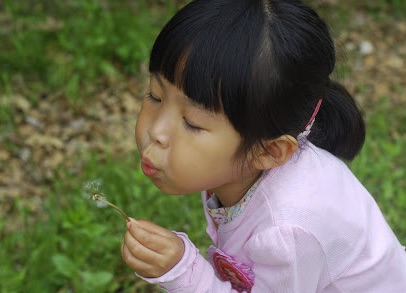
#> input picture EX_VISION/Data/Image/girl.jpg, 406 x 293 px; the run also reads 1 picture not shown here
$ jupyter execute 'work_1218_김힘찬.ipynb'
#> lines starting #> are read from the running program, lines starting #| are printed output that depends on the picture
#### 3-1-1. 이미자와 Numpy

[cell 1]
#Opencv로 읽어들인 500 * 500 픽셀 이미지 정보를 담은 Numpy 배열의 속성정보 출력
import cv2
img = cv2.imread('../Data/Image/blank_500.jpg')
type(img)

[cell 2]
#ndarray = N-Dimensional Array(다차원 배열)
#이미지 = (행 x 열 x 채널)
#행, 열: 이미지의 크기(높이와 폭)
#채널: 컬러: 3개의 길이(파랑, 초록, 빨강)
#일반적으로 이미지를 읽었을 때 3차원 배열은 '높이 x 폭 x 3'의 형태이다.

print(img.ndim)
#| 3
print(img.shape)
#| (500, 500, 3)
print(img.size)
#| 750000

[cell 3]
#Numpy는 수 많은 데이터를 처리해야 하므로 데이터 타입을 지정하는 것이 효과적이다.
#최대값이 255인 0 이상의 정수이면서 부호 없는 8비트 : uint8 데이터타입!!
print(img.dtype)
#| uint8
print(img.itemsize)
#| 1

#### 3-1-2. Numpy 배열 생성

#### 3-1-3. 값으로 생성

[cell 4]
import numpy as np
a = np.array([1, 2, 3, 4])
a

[cell 5]
print(a.dtype)  #a: 리스트 항목이 모두 정수. int64로 자동 생성됨.
print(a.shape)

[cell 6]
b = np.array([[1, 2, 3, 4], [5, 6, 7, 8]])  #b: 2차원 리스트 ==> (2, 4)
b

[cell 7]
b.shape

[cell 8]
c = np.array([1, 2, 3.14, 4])  #c: 정수 + 소수점 있는 실수 ==> float.64
c

[cell 9]
c.dtype

[cell 10]
d = np.array([1, 2, 3, 4], dtype = np.float32)  #d: float32 타입으로 명시.
d

#데이터 타입 명시할 경우 아래와 같이도 가능!
#a = np.uint8([1, 2, 3, 4])

#### 3-1-4. 크기와 초기값으로 생성

[cell 11]
a = np.empty((2, 3))   #초기값이 제각각. a배열은 0에 가까운 수 6개로 이루어짐.
a

[cell 12]
print(a.dtype)

 - ndarray.fill(value): 배열의 모든 요소를 value로 채움.

[cell 13]
a.fill(255)
a

[cell 14]
#배열을 만들고 어떤 특정한 값으로 모든 요소를 초기화할 때: zeros(), ones(), full()
b = np.zeros((2, 3))
b

[cell 15]
b.dtype                                #데이터타입 미지정: float64형.

[cell 16]
c = np.zeros((2, 3), dtype = np.int8)   #데이터타입 지정.
c

[cell 17]
d = np.ones((2, 3), dtype = np.int16)
d

[cell 18]
e = np.full((2, 3, 4), 255, dtype = np.uint8)
e

[cell 19]
img = cv2.imread('../Data/Image/girl.jpg')
#> img is the input picture: shape (293, 406, 3); mean B, G, R 82.4, 104.7, 105.5
img

[cell 20]
img.shape
#> Out = (293, 406, 3)

[cell 21]
a = np.empty_like(img)
b = np.zeros_like(img)
c = np.ones_like(img)
d = np.full_like(img, 255)

[cell 22]
print(a)
#> (printed output is left out)
print(a.shape)
#| (293, 406, 3)

[cell 23]
print(b)
#> (printed output is left out)
print(b.shape)
#| (293, 406, 3)

[cell 24]
print(c)
#> (printed output is left out)
print(c.shape)
#| (293, 406, 3)

[cell 25]
print(d)
#> (printed output is left out)
print(d.shape)
#| (293, 406, 3)

#### 3-1-5. 시퀀스와 난수로 생성

[cell 26]
a = np.arange(5)
print(a)
print(a.dtype)
print(a.shape)

[cell 27]
#숫자 하나를 인자로 전달하면 0부터 시작하는 값을 순차적으로 갖는 1차원 배열 반환.
b = np.arange(5.0)
print(b)
print(b.dtype)
print(b.shape)

[cell 28]
#(시작값, 종료값, 증가폭)
c = np.arange(3, 9, 2)
c

[cell 29]
np.random.rand()

[cell 30]
np.random.randn()

[cell 31]
#난수로 이루어진 배열
a = np.random.rand(2, 3)
a

[cell 32]
b = np.random.randn(2, 3)
b

[cell 33]
#이미지 작업에 필요한 원하는 범위 내에서 난수를 발생하기 위해서는 브로드캐스팅, dtype변경이 필요한 경우가 많음.

#### 3-1-6. dtype 변경

[cell 34]
a = np.arange(5)
a

[cell 35]
a.dtype

[cell 36]
#1. astype
b = a.astype('float32')
b

[cell 37]
c = a.astype(np.float64)
c, c.dtype

[cell 38]
a.dtype

[cell 39]
#2. uintXX(array), floatXX(array), complexXX(array)
d = np.uint8(a)    #
d

#### 3-1-7. 차원 변경

[cell 40]
a = np.arange(6)
a

[cell 41]
b = a.reshape(2, 3) #a를 2행 3열로 바꾸는 작업.
b

[cell 42]
c = np.reshape(a, (2, 3)) #a를 2행 3열로 바꾸는 작업2.
c

[cell 43]
d = np.arange(100).reshape(2, -1) #-1 : 해당 차수는 크기를 지정하지 않겠으니, 나머지 차수를 이용해 알아서 계산하라.

[cell 44]
e = np.arange(100).reshape(-1, 5)
e, e.shape

[cell 45]
#어떤 배열을 1차원으로 재정렬.
f = np.zeros((2, 3))
f

[cell 46]
f.reshape((6,))

[cell 47]
f.reshape(-1)

[cell 48]
np.ravel(f)

[cell 49]
#전치행렬
g = np.arange(10).reshape(2, -1)
g

[cell 50]
g.T

#### 3-1-8. 브로드캐스팅 연산

[cell 51]
#ex. 0부터 9까지 있는 파이썬 리스트의 모든 항목을 1씩 증가시키는 방법 비교.

#1. for문 사용
list1 = list(range(10))

for i in range(len(list1)):
    list1[i] = list1[i] + 1

print(list1)

#2. Numpy broadcasting 연산
import numpy as np
a = np.arange(10)
print(a + 1)

[cell 52]
#numpy 배열과 scalar값 간의 여러가지 연산
print(a + 5)
print(a - 2)
print(a * 2)
print(a / 2)
print(a ** 2)

[cell 53]
b = np.arange(6).reshape(2, -1)
print(b * 2)

[cell 54]
#비교연산도 가능.
#조건식 연산을 하면 True, False를 갖는 배열이 생성됨.
a > 2

[cell 55]
#배열 간 연산도 가능.
a = np.arange(10, 60, 10)
b = np.arange(1, 6)
print(a)
print(b)
print(a+b)
print(a-b)
print(a*b)
print(a/b)
print(a ** b)

[cell 56]
#브로드캐스팅 불가한 경우.
a = np.ones((2, 3))
b = np.ones((3, 2))
# a + b

[cell 57]
a = np.ones((2, 3))
c = np.arange(3)   #1차원이라도 열 개수가 a와 같으면 연산 가능.
print(a)
print(c)
print(a+c)

[cell 58]
#1차원 배열이라고 해도 열의 개수가 맞지 않으면 실패한다.
d = np.arange(2)
# a + d

[cell 59]
#d의 모양을 바꾸면 열 단위 연산이 가능하다.
d = np.arange(2).reshape(2, 1)
print(d)
print(a+d)

#### 3-1-9.인덱싱과 슬라이싱

[cell 60]
#인덱스로 각 요소에 접근하기.
#배열의 차원에 따라 인덱스의 개수도 달라짐.

a = np.arange(10)
print(a, a[5])

b = np.arange(12).reshape(3, 4)
print(b, b[1], b[1, 2])  #1개의 인덱스만 쓰면 1개 행 모두가 선택됨.
                         #2개의 인덱스를 사용하여 열, 행 모두 지정해 주어야 1개의 요소만 선택됨.

[cell 61]
#값의 변경도 마찬가지. 인덱스를 하나만 지정하면 행 전체를 바꿔버린다.
print(a)
a[5] = 9
print(a)

print(b)
b[0] = 0
print(b)

b[1, 2] = 99
print(b)

[cell 62]
#인덱싱
a = np.arange(10)
print(a)

print(a[2:5])  #a[2], a[3], a[4]
print(a[5:])
print(a[:])

b = np.arange(12).reshape(3, 4)
print(b)
print(b[0:2, 1])
print(b[0:2, 1:3])
print(b[2, :])
print(b[:, 1])
b[0:2, 1:3] = 0
print(b)

[cell 63]
#slicing의 결과는 복제본이 아닌 원본이다.
#전체 배열 중 일부를 다른 변수에 할당할 때, 그것은 별도의 배열이 아니다.
#슬라이싱 해당 영역에 대한 참조일 뿐, 값의 변경은 원본에도 그대로 반영된다.
print(b)
bb = b[0:2, 1:3]
print()

print(bb)
bb[0] = 99
print()

print(b)

#복제본을 얻고싶다면 ndarray.copy()함수를 호출해야 함.
k = b.copy()
print(k)
k[0] = 7
print(k)
print(b)

#### 3-1-10. 팬시 인덱싱

[cell 64]
a = np.arange(5)
print(a)
print(a[[1, 3]])
print(a[[True, False, True, False, True]])

[cell 65]
#Numpy 배열에 비교 연산 ==> 각 element가 조건을 만족하는지 알 수 있음.
#boolean이 든 배열을 인덱스처럼 사용하면 True값 위치의 value들만 얻을 수 있다.
a = np.arange(10)
print(a)
b = a >5
print(b)
print(a[b])
print(a[a>5])
a[a>5] = 1
print(a)

[cell 66]
#위의 경우도 새로운 값을 지정하면 브로드캐스팅 연산으로 해당 요소들 모두의 값을 바꿀 수 있음.
b = np.arange(12).reshape(3, 4)
print(b)
print(b[[0, 2]])
print(b[[0, 2], [2, 3]])

#### 3-1-11. 병합과 분리

[cell 67]
a = np.arange(4).reshape(2, 2)
print(a)

b = np.arange(10, 14).reshape(2, 2)
print(b)

print(np.vstack((a, b)))
print(np.hstack((a, b)))
print(np.concatenate((a, b), 0))   #수직. axis = 0은 열 방향으로.
print(np.concatenate((a, b), 1))   #수평. axis = 1은 행 방향으로.

[cell 68]
a = np.arange(12).reshape(4, 3)
b = np.arange(10, 130, 10).reshape(4, 3)
print(a)
print(b)

c = np.stack((a, b), 0)       #기존 (4, 3)에서 새로운 축이 1번째에 추가됨 => (2, 4, 3)
print(c.shape)
print(c)

[cell 69]
d = np.stack((a, b), 1)     #기존 (4, 3)에서 새로운 축이 1번째에 추가됨 => (4, 2, 3)
print(d.shape)
print(d)

e = np.stack((a, b), 2)     #기존 (4, 3)에서 새로운 축이 2번째에 추가됨 => (4, 3, 2)
print(e.shape)
print(e)

ee = np.stack((a, b), -1)   #기존 (4, 3)에서 새로운 축이 마지막 축 번호(2)에 추가됨 => (4, 2, 3)
print(ee.shape)
print(e)

[cell 70]
a = np.arange(12)              #a는 1차원 배열.
print(a)
print(np.hsplit(a, 3))         #배열을 3개로 쪼갠다.
print(np.hsplit(a, [3, 6]))    #3과 6을 배열로 표시. 즉 [0:3], [3:6], [6:]의 세 덩이로 나눈다.
print(np.hsplit(a, [3, 6, 9])) #3, 6, 9를 배열로 표시. [0:3], [3:6], [6:9], [9:]의 네 덩이로 나눈다.
print(np.split(a, 3, 0))       #a는 1차원이므로 축 번호는 0 뿐이다. hsplit(a, 3)과 결과 동일.
print(np.split(a, [3, 6, 9], 0)) #hsplit(a, [3, 6, 9])과 결과 동일.

[cell 71]
b = np.arange(12).reshape(4, 3)   #b는 2차원 배열.
print(b)
print(np.vsplit(b, 2))            #4행짜리 배열을 2개로 쪼갠다.
print(np.split(b, 2, 0))          #vsplit(b, 2)과 결과 같음.
print(np.hsplit(b, [1]))          #3열짜리이므로 2로 나눌 순 없다. #[1] ==> [1:] #indice에 1을 주면 b와 똑같은 결과를 반환함.
print(np.split(b, [1], 1))

#### 3-1-12. 검색

[cell 72]
#1차원 배열에서의 검색
a = np.arange(10, 20)
print(a)
print(np.where(a>15))         #조건에 맞는 인덱스를 배열로 반환.
print(np.where(a>15, 1, 0))   #기존 배열은 변경 X.
print(a)

[cell 73]
print(a)
print(np.where(a>15, 99, a)) #기존 배열은 변경 X.
print(np.where(a>15, a, 0))  #기존 배열은 변경 X.
print(a)

[cell 74]
#다차원 배열에서의 검색
b = np.arange(12).reshape(3, 4)
print(b)

coords = np.where(b>6)
print(coords)          #수직으로 나눠진 1차원 배열 형태 2개를 반환. 행 번호와 열 번호가 따로 담긴 배열들.
print(np.stack((coords[0], coords[1]), -1))  #새로운 축(2차원)으로 배열 병합

[cell 75]
#배열 중 0이 아닌 요소 찾기.
#np.nonzero() ==> 0이 아닌 값이 있는 인덱스 반환.
z = np.array([0,1,2,0,1,2])
print(np.nonzero(z))

zz = np.array([[0,1,2], [1,2,0], [2,0,1]])
print(zz)

coords = np.nonzero(zz)
print(coords)

print(np.stack((coords[0], coords[1]), -1))

[cell 76]
#nonzero()함수는 Trur, False의 boolean값에 대해서는 False를0으로 간주함.
#이를 이용해, numpy.where()함수처럼 조건을 만족하는 요소의 인덱스를 찾을 수도 있음.
print(a)
print(np.nonzero(a>15))
print(np.where(a>15))
print()
print(b)
print(np.nonzero(b>6))

[cell 77]
#all(): 배열의 모든 요소가 참 또는 거짓인지 확인.
t = np.array([True, True, True])
print(np.all(t))
t[1] = False
print(t)
print(np.all(t))   #한 원소라도 거짓이면 False

[cell 78]
tt = np.array([[True, True], [False, True], [True, True]])
print(tt)
print(np.all(tt, 0))   #축 인자(0, 1)를 지정하면 해당 축을 기준으로 True를 만족하는지 반환함.
print(np.all(tt, 1))

[cell 79]
#numpy.all()과 numpy.where()를 이용하여 2개의 배열이 서로 같은지 다른지, 어느 항목이 다른지 찾을 수 있음.

a = np.arange(10)
b = np.arange(10)
print(a)
print(b)
print(a==b)
print(np.all(a==b))

b[5] = -1
print(a)
print(b)

print(np.all(a==b))      #서로 같은 값으로 채워졌는지 확인.  #배열에 들어있는 값 뿐만 아니라 순서까지 같아야 True.
print(np.where(a==b))    #인덱스 반환
print(np.where(a!=b))    #인덱스 반환

#### 3-1-13. 기초통계함수

[cell 80]
a = np.arange(12).reshape(3, 4)
print(a)
print(np.sum(a))
print(np.sum(a, 0))
print(np.sum(a, 1))

print(np.amin is np.min)
print(np.amax is np.max)

#### 3-1-14. 이미지 생성

[cell 81]
#practice. Numpy 배열로 체크무늬 그레이 스케일 이미지 생성
                                               #OpenCV에서 이미지를 표현하기 위한 Numpy 배열은 반드시 dtype = uint8.
                                               #0은 검은색, 255는 흰색
img = np.zeros((120, 120), dtype = np.uint8)   #120 x 120 2차원 배열 생성, 검은색 흑백 이미지
img[25:35, :] = 45                             #25 ~ 35행 모든 열에 45 할당
img[55:65, :] = 115                            #55 ~ 65행 모든 열에 115 할당
img[85:95, :] = 160                            #85 ~ 95행 모든 열에 160 할당
img[:, 35:45] = 205                            #35 ~ 45열 모든 행에 205 할당
img[:, 75:85] = 255                            #75 ~ 85열 모든 행에 255 할당
cv2.imshow('Gray', img)
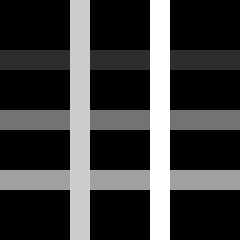
#> window 'Gray': shape (120, 120) (shown 2 times larger); min 0, max 255, mean 60.6
cv2.waitKey(0)
cv2.destroyAllWindows()

[cell 82]
#practice. Numpy 배열로 체크무늬 BGR 스케일 이미지 생성
import cv2
import numpy as np

img = np.zeros((120, 120, 3), dtype = np.uint8)  #120 x 120 3채널의 3차원 배열 생성, 컬러 이미지
img[25:35, :] = [255, 0, 0]                      #25 ~ 35행 모든 열에 [255, 0, 0] 할당  #Blue
img[55:65, :] = [0, 255, 0]                      #55 ~ 65행 모든 열에 [0, 255, 0] 할당  #Green
img[85:95, :] = [0, 0, 255]                      #85 ~ 95행 모든 열에 [0, 0, 255] 할당  #Red
img[:, 35:45] = [255, 255, 0]                    #35 ~ 45열 모든 행에 [255, 255, 0] 할당  #Sky
img[:, 75:85] = [255, 0, 255]                    #75 ~ 85열 모든 행에 [255, 0, 255] 할당  #Pink

cv2.imshow('Gray', img)
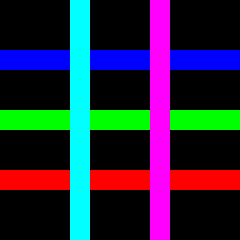
#> window 'Gray': shape (120, 120, 3) (shown 2 times larger); mean B, G, R 60.2, 39, 39
cv2.waitKey(0)
cv2.destroyAllWindows()
